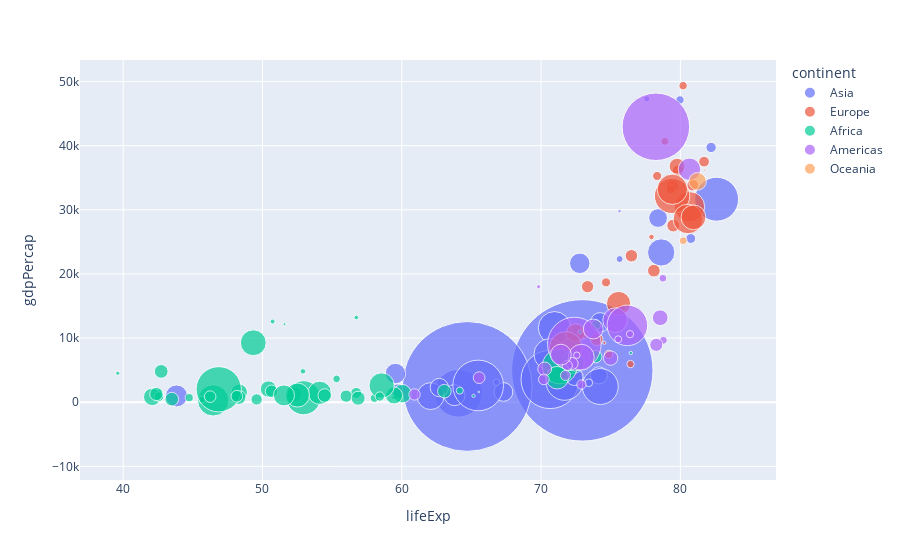

This figure's notebook cell:
### Code cell
px.scatter(gap_2007,x='lifeExp',
           y='gdpPercap',
           color='continent',
           size='pop',size_max=100,
           hover_name='country')

### Figure 1 — Plotly figure (JSON) as saved in the notebook; plotly's stock layout.template omitted (floating-point values rounded to 4 significant figures)
{"data": [{"hovertemplate": "<b>%{hovertext}</b><br><br>continent=Asia<br>lifeExp=%{x}<br>gdpPercap=%{y}<br>pop=%{marker.size}<extra></extra>", "hovertext": ["Afghanistan", "Bahrain", "Bangladesh", "Cambodia", "China", "Hong Kong, China", "India", "Indonesia", "Iran", "Iraq", "Israel", "Japan", "Jordan", "Korea, Dem. Rep.", "Korea, Rep.", "Kuwait", "Lebanon", "Malaysia", "Mongolia", "Myanmar", "Nepal", "Oman", "Pakistan", "Philippines", "Saudi Arabia", "Singapore", "Sri Lanka", "Syria", "Taiwan", "Thailand", "Vietnam", "West Bank and Gaza", "Yemen, Rep."], "legendgroup": "Asia", "marker": {"color": "#636efa", "size": [31889923, 708573, 150448339, 14131858, 1318683096, 6980412, 1110396331, 223547000, 69453570, 27499638, 6426679, 127467972, 6053193, 23301725, 49044790, 2505559, 3921278, 24821286, 2874127, 47761980, 28901790, 3204897, 169270617, 91077287, 27601038, 4553009, 20378239, 19314747, 23174294, 65068149, 85262356, 4018332, 22211743], "sizemode": "area", "sizeref": 131900.0, "symbol": "circle"}, "mode": "markers", "name": "Asia", "orientation": "v", "showlegend": true, "type": "scatter", "x": [43.83, 75.64, 64.06, 59.72, 72.96, 82.21, 64.7, 70.65, 70.96, 59.55, 80.75, 82.6, 72.53, 67.3, 78.62, 77.59, 71.99, 74.24, 66.8, 62.07, 63.78, 75.64, 65.48, 71.69, 72.78, 79.97, 72.4, 74.14, 78.4, 70.62, 74.25, 73.42, 62.7], "xaxis": "x", "y": [974.6, 29800.0, 1391.0, 1714.0, 4959.0, 39720.0, 2452.0, 3541.0, 11610.0, 4471.0, 25520.0, 31660.0, 4519.0, 1593.0, 23350.0, 47310.0, 10460.0, 12450.0, 3096.0, 944, 1091.0, 22320.0, 2606.0, 3190.0, 21650.0, 47140.0, 3970.0, 4185.0, 28720.0, 7458.0, 2442.0, 3025.0, 2281.0], "yaxis": "y"}, {"hovertemplate": "<b>%{hovertext}</b><br><br>continent=Europe<br>lifeExp=%{x}<br>gdpPercap=%{y}<br>pop=%{marker.size}<extra></extra>", "hovertext": ["Albania", "Austria", "Belgium", "Bosnia and Herzegovina", "Bulgaria", "Croatia", "Czech Republic", "Denmark", "Finland", "France", "Germany", "Greece", "Hungary", "Iceland", "Ireland", "Italy", "Montenegro", "Netherlands", "Norway", "Poland", "Portugal", "Romania", "Serbia", "Slovak Republic", "Slovenia", "Spain", "Sweden", "Switzerland", "Turkey", "United Kingdom"], "legendgroup": "Europe", "marker": {"color": "#EF553B", "size": [3600523, 8199783, 10392226, 4552198, 7322858, 4493312, 10228744, 5468120, 5238460, 61083916, 82400996, 10706290, 9956108, 301931, 4109086, 58147733, 684736, 16570613, 4627926, 38518241, 10642836, 22276056, 10150265, 5447502, 2009245, 40448191, 9031088, 7554661, 71158647, 60776238], "sizemode": "area", "sizeref": 131900.0, "symbol": "circle"}, "mode": "markers", "name": "Europe", "orientation": "v", "showlegend": true, "type": "scatter", "x": [76.42, 79.83, 79.44, 74.85, 73.0, 75.75, 76.49, 78.33, 79.31, 80.66, 79.41, 79.48, 73.34, 81.76, 78.89, 80.55, 74.54, 79.76, 80.2, 75.56, 78.1, 72.48, 74.0, 74.66, 77.93, 80.94, 80.88, 81.7, 71.78, 79.42], "xaxis": "x", "y": [5937.0, 36130.0, 33690.0, 7446.0, 10680.0, 14620.0, 22830.0, 35280.0, 33210.0, 30470.0, 32170.0, 27540.0, 18010.0, 36180.0, 40680.0, 28570.0, 9254.0, 36800.0, 49360.0, 15390.0, 20510.0, 10810.0, 9787.0, 18680.0, 25770.0, 28820.0, 33860.0, 37510.0, 8458.0, 33200.0], "yaxis": "y"}, {"hovertemplate": "<b>%{hovertext}</b><br><br>continent=Africa<br>lifeExp=%{x}<br>gdpPercap=%{y}<br>pop=%{marker.size}<extra></extra>", "hovertext": ["Algeria", "Angola", "Benin", "Botswana", "Burkina Faso", "Burundi", "Cameroon", "Central African Republic", "Chad", "Comoros", "Congo, Dem. Rep.", "Congo, Rep.", "Cote d'Ivoire", "Djibouti", "Egypt", "Equatorial Guinea", "Eritrea", "Ethiopia", "Gabon", "Gambia", "Ghana", "Guinea", "Guinea-Bissau", "Kenya", "Lesotho", "Liberia", "Libya", "Madagascar", "Malawi", "Mali", "Mauritania", "Mauritius", "Morocco", "Mozambique", "Namibia", "Niger", "Nigeria", "Reunion", "Rwanda", "Sao Tome and Principe", "Senegal", "Sierra Leone", "Somalia", "South Africa", "Sudan", "Swaziland", "Tanzania", "Togo", "Tunisia", "Uganda", "Zambia", "Zimbabwe"], "legendgroup": "Africa", "marker": {"color": "#00cc96", "size": [33333216, 12420476, 8078314, 1639131, 14326203, 8390505, 17696293, 4369038, 10238807, 710960, 64606759, 3800610, 18013409, 496374, 80264543, 551201, 4906585, 76511887, 1454867, 1688359, 22873338, 9947814, 1472041, 35610177, 2012649, 3193942, 6036914, 19167654, 13327079, 12031795, 3270065, 1250882, 33757175, 19951656, 2055080, 12894865, 135031164, 798094, 8860588, 199579, 12267493, 6144562, 9118773, 43997828, 42292929, 1133066, 38139640, 5701579, 10276158, 29170398, 11746035, 12311143], "sizemode": "area", "sizeref": 131900.0, "symbol": "circle"}, "mode": "markers", "name": "Africa", "orientation": "v", "showlegend": true, "type": "scatter", "x": [72.3, 42.73, 56.73, 50.73, 52.3, 49.58, 50.43, 44.74, 50.65, 65.15, 46.46, 55.32, 48.33, 54.79, 71.34, 51.58, 58.04, 52.95, 56.73, 59.45, 60.02, 56.01, 46.39, 54.11, 42.59, 45.68, 73.95, 59.44, 48.3, 54.47, 64.16, 72.8, 71.16, 42.08, 52.91, 56.87, 46.86, 76.44, 46.24, 65.53, 63.06, 42.57, 48.16, 49.34, 58.56, 39.61, 52.52, 58.42, 73.92, 51.54, 42.38, 43.49], "xaxis": "x", "y": [6223.0, 4797.0, 1441.0, 12570.0, 1217.0, 430.1, 2042.0, 706.0, 1704.0, 986.1, 277.6, 3633.0, 1545.0, 2082.0, 5581.0, 12150.0, 641.4, 690.8, 13210.0, 752.7, 1328.0, 942.7, 579.2, 1463.0, 1569.0, 414.5, 12060.0, 1045.0, 759.3, 1043.0, 1803.0, 10960.0, 3820.0, 823.7, 4811.0, 619.7, 2014.0, 7670.0, 863.1, 1598.0, 1712.0, 862.5, 926.1, 9270.0, 2602.0, 4513.0, 1107.0, 883.0, 7093.0, 1056.0, 1271.0, 469.7], "yaxis": "y"}, {"hovertemplate": "<b>%{hovertext}</b><br><br>continent=Americas<br>lifeExp=%{x}<br>gdpPercap=%{y}<br>pop=%{marker.size}<extra></extra>", "hovertext": ["Argentina", "Bolivia", "Brazil", "Canada", "Chile", "Colombia", "Costa Rica", "Cuba", "Dominican Republic", "Ecuador", "El Salvador", "Guatemala", "Haiti", "Honduras", "Jamaica", "Mexico", "Nicaragua", "Panama", "Paraguay", "Peru", "Puerto Rico", "Trinidad and Tobago", "United States", "Uruguay", "Venezuela"], "legendgroup": "Americas", "marker": {"color": "#ab63fa", "size": [40301927, 9119152, 190010647, 33390141, 16284741, 44227550, 4133884, 11416987, 9319622, 13755680, 6939688, 12572928, 8502814, 7483763, 2780132, 108700891, 5675356, 3242173, 6667147, 28674757, 3942491, 1056608, 301139947, 3447496, 26084662], "sizemode": "area", "sizeref": 131900.0, "symbol": "circle"}, "mode": "markers", "name": "Americas", "orientation": "v", "showlegend": true, "type": "scatter", "x": [75.32, 65.55, 72.39, 80.65, 78.55, 72.89, 78.78, 78.27, 72.23, 74.99, 71.88, 70.26, 60.92, 70.2, 72.57, 76.19, 72.9, 75.54, 71.75, 71.42, 78.75, 69.82, 78.24, 76.38, 73.75], "xaxis": "x", "y": [12780.0, 3822.0, 9066.0, 36320.0, 13170.0, 7007.0, 9645.0, 8948.0, 6025.0, 6873.0, 5728.0, 5186.0, 1202.0, 3548.0, 7321.0, 11980.0, 2749.0, 9809.0, 4173.0, 7409.0, 19330.0, 18010.0, 42950.0, 10610.0, 11420.0], "yaxis": "y"}, {"hovertemplate": "<b>%{hovertext}</b><br><br>continent=Oceania<br>lifeExp=%{x}<br>gdpPercap=%{y}<br>pop=%{marker.size}<extra></extra>", "hovertext": ["Australia", "New Zealand"], "legendgroup": "Oceania", "marker": {"color": "#FFA15A", "size": [20434176, 4115771], "sizemode": "area", "sizeref": 131900.0, "symbol": "circle"}, "mode": "markers", "name": "Oceania", "orientation": "v", "showlegend": true, "type": "scatter", "x": [81.23, 80.2], "xaxis": "x", "y": [34440.0, 25190.0], "yaxis": "y"}], "layout": {"autosize": true, "legend": {"itemsizing": "constant", "title": {"text": "continent"}, "tracegroupgap": 0}, "margin": {"t": 60}, "xaxis": {"anchor": "y", "autorange": true, "domain": [0, 1], "range": [36.94, 86.64], "title": {"text": "lifeExp"}, "type": "linear"}, "yaxis": {"anchor": "x", "autorange": true, "domain": [0, 1], "range": [-37200.0, 65790.0], "title": {"text": "gdpPercap"}, "type": "linear"}}}
